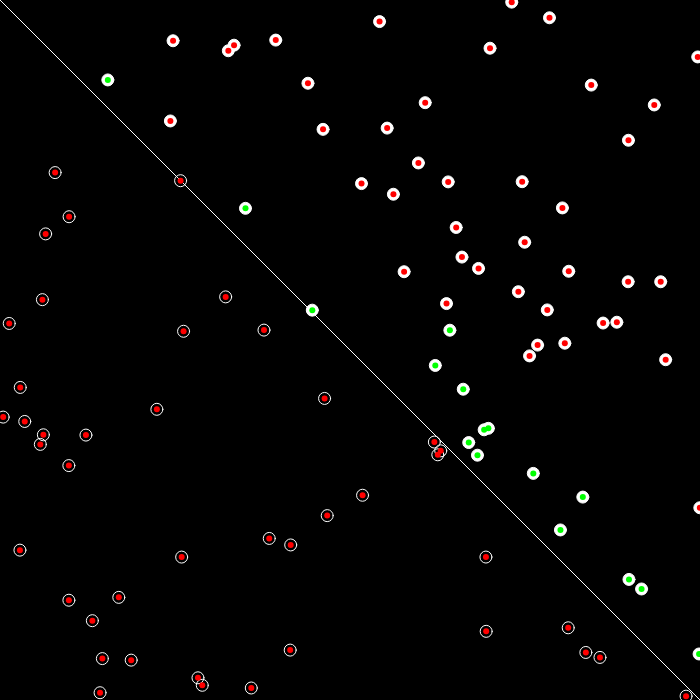
Frame 1 (no input)
Frame 60 (no input): identical to frame 1, image omitted
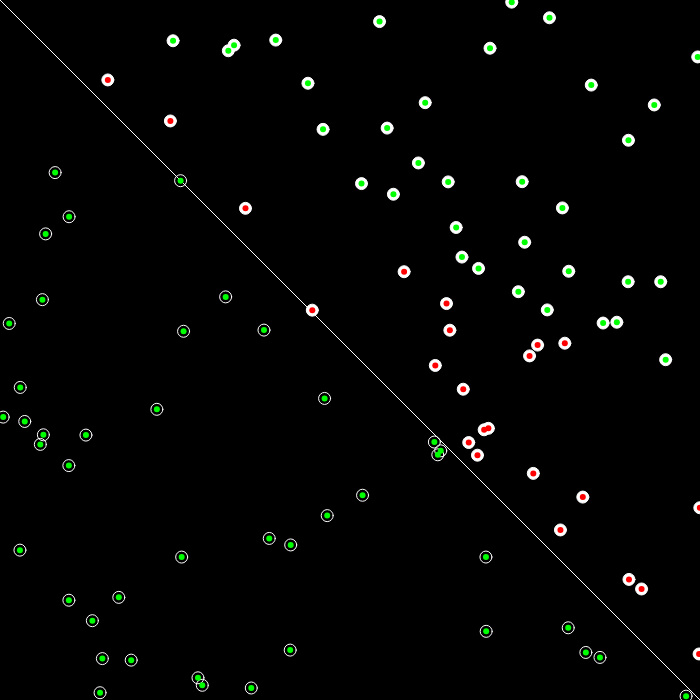
Frame 120 (the mouse pressed at the canvas centre since frame 60)

The p5.js sketch that drew these frames (run headless with seeded random() and noise() and a simulated clock; from frame 60 on, the mouse is pressed at the canvas centre):

// p5.js sketch
// ── sketch.js
var points = [];
var p;
function setup() {
    createCanvas(700, 700);
    var input = [-0.5, 1];
    p = new Perceptron();
    let guess = p.guess(input);

    for (let i = 0; i < 100; i++) {
        points.push(new Point());
    }
    console.log(guess);
}
function draw() {
    background(0);
    stroke(255);
    line(0, 0, width, height);
    for (let i = 0; i < points.length; i++) {
        points[i].show();
    }

    for (let i = 0; i < points.length; i++) {

        var inputs = [];
        inputs.push(points[i].x);
        inputs.push(points[i].y);

        var target = points[i].label;

        // p.train(target, inputs);

        var guess = p.guess(inputs);
  
       
        if (guess == target) {
            fill(0, 255, 0);
        } else {
            fill(255, 0, 0);
        }
        noStroke();
        ellipse(points[i].x, points[i].y, 6, 6);
    }

}

function mousePressed(){
    for (let i = 0; i < points.length; i++) {

        var inputs = [];
        inputs.push(points[i].x);
        inputs.push(points[i].y);

        var target = points[i].label;

         p.train(target, inputs);


    }
}
// ── Perceptron.js
class Perceptron{

    
    constructor(){
        this.weights = [];
        this.lr = 0.1;
        for(var i = 0; i < 2; i++){
            this.weights[i] = random(-1,1);
        }
    }

    sign(sum){
        if(sum >= 0){
            return 1;
        }
        return -1;
    }


    guess(inputs){
        var sum = 0;
        for(var i = 0; i < this.weights.length; i++){
            sum += inputs[i] * this.weights[i];
        }

        return this.sign(sum);
    }

    train(target, input){
        var guess = this.guess(input);
        var error = target - guess;
        //remember its target - guess, not guess - target.


        for(let i = 0; i < this.weights.length; i++){
            this.weights[i] = this.weights[i] + error * input[i] * this.lr;
            //remember this formula, can be derived using chain rule and power rule (gradient descent)
        }
    }



}
// ── Point.js
class Point {
    constructor() {
        this.label = 0;
        this.x = random(width);
        this.y = random(height);
        if (this.x > this.y) {
            this.label = -1;
        }else{
            this.label = 1;
        }
    } 

    show() {
        stroke(255);
        if(this.label == -1){
            fill(255);
        }else{
            noFill();
        }
        ellipse(this.x,this.y,12,12);
    }
}
